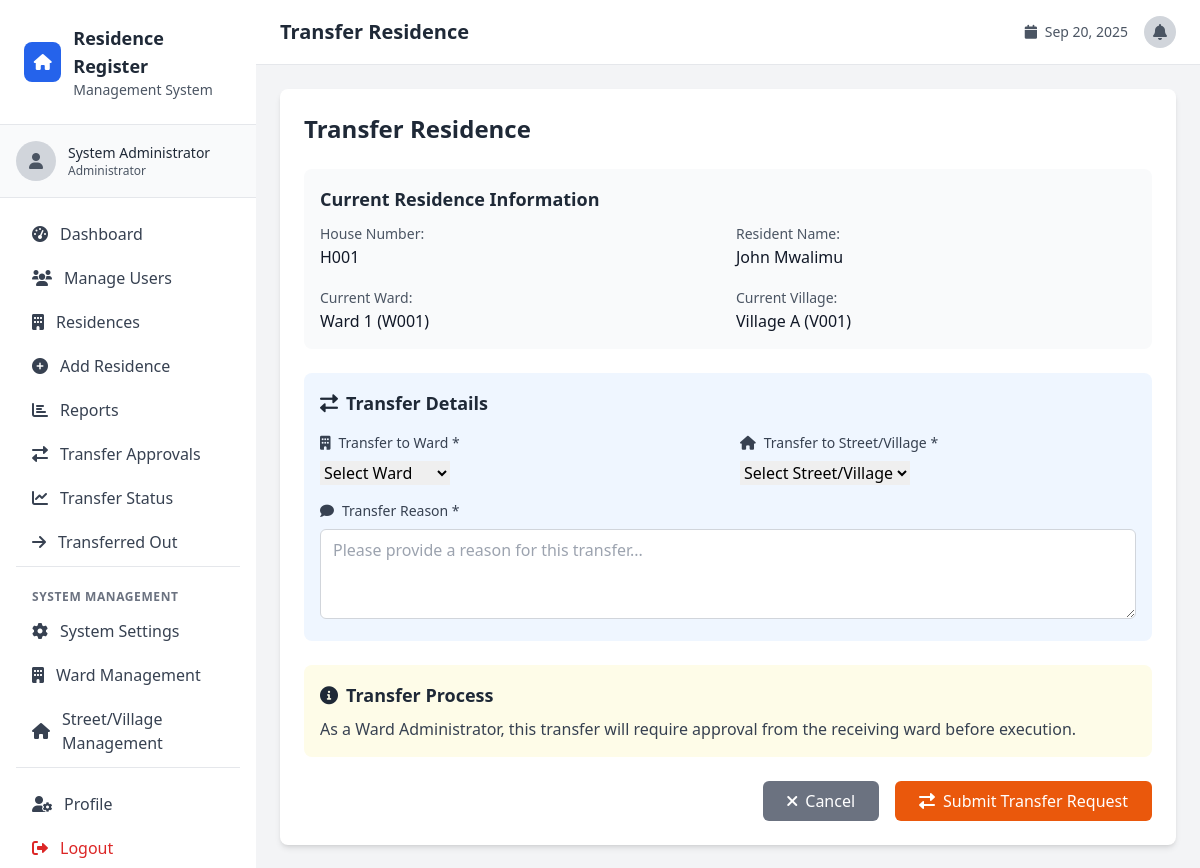
Screenshot of /transfer_residence.php?id=1 (signed in) with the database file from the repository.
### tables this page shows
CREATE TABLE residences (
    id INT AUTO_INCREMENT PRIMARY KEY,
    house_no VARCHAR(50) NOT NULL,
    resident_name VARCHAR(255) NOT NULL,
    gender ENUM('male', 'female', 'other') NOT NULL,
    date_of_birth DATE NOT NULL,
    nida_number VARCHAR(20) NOT NULL,
    phone VARCHAR(15),
    email VARCHAR(100),
    occupation VARCHAR(100),
    ownership ENUM('owner', 'tenant') NOT NULL,
    family_members INT DEFAULT 1,
    education_level ENUM('none', 'primary', 'secondary', 'diploma', 'degree', 'masters', 'phd') DEFAULT 'none',
    employment_status ENUM('employed', 'unemployed', 'student', 'retired', 'self_employed') DEFAULT 'unemployed',
    ward_id INT NOT NULL,
    village_id INT NOT NULL,
    registered_by INT NOT NULL,
    registered_at TIMESTAMP DEFAULT CURRENT_TIMESTAMP,
    status ENUM('active', 'inactive', 'moved', 'pending_approval') DEFAULT 'active',
    FOREIGN KEY (registered_by) REFERENCES users(id),
    FOREIGN KEY (ward_id) REFERENCES wards(id),
    FOREIGN KEY (village_id) REFERENCES villages(id)
);

CREATE TABLE wards (
    id INT AUTO_INCREMENT PRIMARY KEY,
    ward_name VARCHAR(255) NOT NULL,
    ward_code VARCHAR(20) UNIQUE NOT NULL,
    description TEXT,
    is_active BOOLEAN DEFAULT TRUE,
    created_by INT NULL,
    created_at TIMESTAMP DEFAULT CURRENT_TIMESTAMP,
    updated_at TIMESTAMP DEFAULT CURRENT_TIMESTAMP ON UPDATE CURRENT_TIMESTAMP
);

CREATE TABLE villages (
    id INT AUTO_INCREMENT PRIMARY KEY,
    village_name VARCHAR(255) NOT NULL,
    village_code VARCHAR(20) UNIQUE NOT NULL,
    ward_id INT NOT NULL,
    description TEXT,
    is_active BOOLEAN DEFAULT TRUE,
    created_by INT NULL,
    created_at TIMESTAMP DEFAULT CURRENT_TIMESTAMP,
    updated_at TIMESTAMP DEFAULT CURRENT_TIMESTAMP ON UPDATE CURRENT_TIMESTAMP,
    FOREIGN KEY (ward_id) REFERENCES wards(id)
);

### includes/functions.php (called while the page is built, shortened)
<?php
function hasRole($role) {
    return isset($_SESSION['user_role']) && $_SESSION['user_role'] === $role;
}
function isSuperAdmin() {
    return hasRole('super_admin');
}
?>

### transfer_residence.php (the view, shortened to what this page needs)
<?php
require_once 'config/database.php';
require_once 'includes/functions.php';
$residence_id = isset($_GET['id']) ? (int)$_GET['id'] : 0;
try {
    $stmt = $pdo->prepare("
        SELECT r.*, w.ward_name, w.ward_code, v.village_name, v.village_code
        FROM residences r
        LEFT JOIN wards w ON r.ward_id = w.id
        LEFT JOIN villages v ON r.village_id = v.id
        WHERE r.id = ?
    ");
    $stmt->execute([$residence_id]);
    $residence = $stmt->fetch();
    $stmt = $pdo->prepare("
        SELECT rt.id, rt.status, rt.transfer_type,
               tw.ward_name as to_ward_name, tv.village_name as to_village_name,
               rt.created_at
        FROM residence_transfers rt
        LEFT JOIN wards tw ON rt.to_ward_id = tw.id
        LEFT JOIN villages tv ON rt.to_village_id = tv.id
        WHERE rt.residence_id = ?
        AND rt.status IN ('pending_approval', 'weo_approved', 'ward_approved', 'veo_accepted')
        ORDER BY rt.created_at DESC
        LIMIT 1
    ");
    $stmt->execute([$residence_id]);
    $existing_transfer = $stmt->fetch();
} catch (PDOException $e) {
    header('Location: residences.php');
    exit();
}
include 'includes/header.php';
?>
<div class="max-w-4xl mx-auto">
    <div class="bg-white rounded-lg shadow-md p-6">
        <h1 class="text-2xl font-bold text-gray-800 mb-6">Transfer Residence</h1>
        <div class="bg-gray-50 p-4 rounded-lg mb-6">
            <h3 class="text-lg font-semibold text-gray-800 mb-2">Current Residence Information</h3>
            <div class="grid grid-cols-1 md:grid-cols-2 gap-4">
                <div>
                    <span class="text-sm font-medium text-gray-600">House Number:</span>
                    <p class="text-gray-900"><?php echo htmlspecialchars($residence['house_no']); ?></p>
                </div>
                <div>
                    <span class="text-sm font-medium text-gray-600">Resident Name:</span>
                    <p class="text-gray-900"><?php echo htmlspecialchars($residence['resident_name']); ?></p>
                </div>
                <div>
                    <span class="text-sm font-medium text-gray-600">Current Ward:</span>
                    <p class="text-gray-900"><?php echo htmlspecialchars($residence['ward_name'] . ' (' . $residence['ward_code'] . ')'); ?></p>
                </div>
                <div>
                    <span class="text-sm font-medium text-gray-600">Current Village:</span>
                    <p class="text-gray-900"><?php echo htmlspecialchars($residence['village_name'] . ' (' . $residence['village_code'] . ')'); ?></p>
                </div>
            </div>
        </div>
        <form method="POST" class="space-y-6" id="transferForm" <?php echo $existing_transfer ? 'style="display: none;"' : ''; ?>>
            <div class="bg-blue-50 p-4 rounded-lg">
                <h3 class="text-lg font-semibold text-gray-800 mb-4">
                    <i class="fas fa-exchange-alt mr-2"></i>Transfer Details
                </h3>
                <div class="grid grid-cols-1 md:grid-cols-2 gap-6">
                    <div>
                        <label for="new_ward_id" class="block text-sm font-medium text-gray-700 mb-2">
                            <i class="fas fa-building mr-2"></i>Transfer to Ward *
                        </label>
                        <select id="new_ward_id" name="new_ward_id" required>
                            <option value="">Select Ward</option>
                        </select>
                    </div>
                    <div>
                        <label for="new_village_id" class="block text-sm font-medium text-gray-700 mb-2">
                            <i class="fas fa-home mr-2"></i>Transfer to Street/Village *
                        </label>
                        <select id="new_village_id" name="new_village_id" required>
                            <option value="">Select Street/Village</option>
                        </select>
                    </div>
                </div>
                <div class="mt-4">
                    <label for="transfer_reason" class="block text-sm font-medium text-gray-700 mb-2">
                        <i class="fas fa-comment mr-2"></i>Transfer Reason *
                    </label>
                    <textarea id="transfer_reason" name="transfer_reason" rows="3" required
                              class="w-full px-3 py-2 border border-gray-300 rounded-md focus:outline-none focus:ring-2 focus:ring-blue-500 focus:border-transparent"
                              placeholder="Please provide a reason for this transfer..."><?php echo htmlspecialchars($transfer_reason ?? ''); ?></textarea>
                </div>
            </div>
            <div class="bg-yellow-50 p-4 rounded-lg">
                <h3 class="text-lg font-semibold text-gray-800 mb-2">
                    <i class="fas fa-info-circle mr-2"></i>Transfer Process
                </h3>
                <?php if (isSuperAdmin()): ?>
                    <p class="text-gray-700">As a Super Administrator, this transfer will be executed immediately without requiring approval.</p>
                <?php elseif ($_SESSION['user_role'] === 'admin'): ?>
                    <p class="text-gray-700">As a Ward Administrator, this transfer will require approval from the receiving ward before execution.</p>
                <?php elseif ($_SESSION['user_role'] === 'veo'): ?>
                    <p class="text-gray-700">As a VEO, this transfer will require approval from your WEO, then acceptance from the receiving ward, and finally acceptance from the receiving VEO.</p>
                <?php endif; ?>
            </div>
            <div class="flex justify-end space-x-4">
                <a href="view_residence.php?id=<?php echo $residence['id']; ?>"
                   class="bg-gray-500 text-white px-6 py-2 rounded-md hover:bg-gray-600 transition duration-200">
                    <i class="fas fa-times mr-2"></i>Cancel
                </a>
                <button type="submit" class="bg-orange-600 text-white px-6 py-2 rounded-md hover:bg-orange-700 transition duration-200">
                    <i class="fas fa-exchange-alt mr-2"></i>Submit Transfer Request
                </button>
            </div>
        </form>
    </div>
</div>
<?php include 'includes/footer.php'; ?>

### rows the page displays
residences: house_no "H001", resident_name "John Mwalimu", ward.ward_code "Ward 1 (W001)", village.village_code "Village A (V001)"

### other values shown
$_SESSION['user_name'] "System Administrator"
getRoleDisplayName($_SESSION['user_role']) "Administrator"
$page_title "Transfer Residence"
